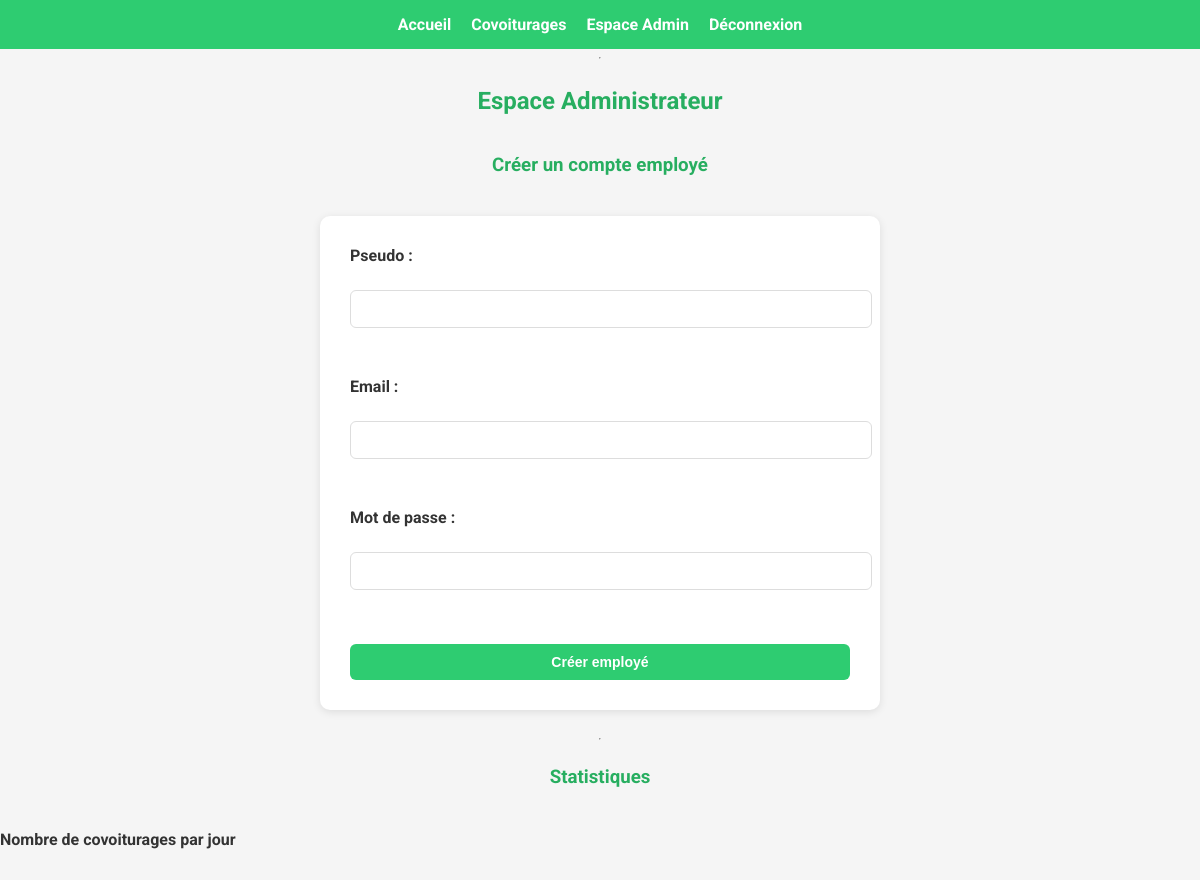
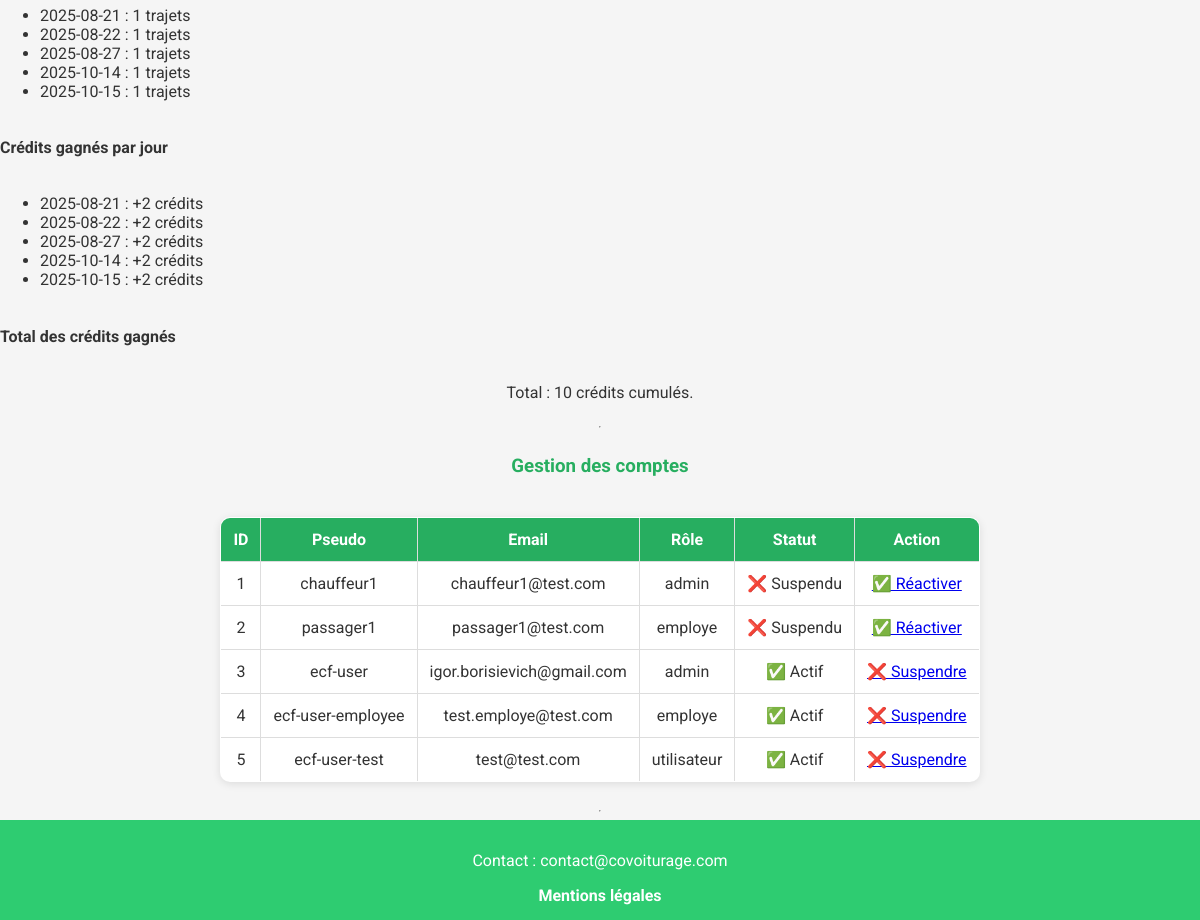
The page /admin.php (signed in) on the database its author committed (2 pictures, top to bottom).
### tables this page shows
CREATE TABLE `users` (
  `id` int NOT NULL,
  `pseudo` varchar(50) NOT NULL,
  `email` varchar(100) NOT NULL,
  `password` varchar(255) NOT NULL,
  `credits` int DEFAULT '20',
  `role` enum('utilisateur','employe','admin') DEFAULT 'utilisateur',
  `created_at` timestamp NULL DEFAULT CURRENT_TIMESTAMP,
  `type_role` enum('passager','chauffeur','les deux') DEFAULT 'passager',
  `suspendu` tinyint(1) DEFAULT '0'
);

### admin.php (the view, shortened to what this page needs)
<?php
include("config/db.php");
include("header.php");
echo "<h2>Espace Administrateur</h2>";
?>
    <h3>Créer un compte employé</h3>
    <form method="post" class="form-container">
        <label>Pseudo :</label><input type="text" name="pseudo" required><br>
        <label>Email :</label><input type="email" name="email" required><br>
        <label>Mot de passe :</label><input type="password" name="password" required><br>
        <button type="submit" name="create_employee">Créer employé</button>
    </form>
    <hr>
    <h3>Statistiques</h3>
    <h4>Nombre de covoiturages par jour</h4>
<?php
$sql = "SELECT date_depart, COUNT(*) as nb_trajets FROM rides GROUP BY date_depart ORDER BY date_depart";
$res = $conn->query($sql);
if ($res->num_rows > 0) {
    echo "<ul>";
    while ($r = $res->fetch_assoc()) {
        echo "<li>{$r['date_depart']} : {$r['nb_trajets']} trajets</li>";
    }
    echo "</ul>";
} else {
    echo "<p>Aucun trajet enregistré.</p>";
}
?>
    <h4>Crédits gagnés par jour</h4>
<?php
$sql = "SELECT date_depart, COUNT(*)*2 as credits_gagnes FROM rides GROUP BY date_depart ORDER BY date_depart";
$res = $conn->query($sql);
if ($res->num_rows > 0) {
    echo "<ul>";
    while ($r = $res->fetch_assoc()) {
        echo "<li>{$r['date_depart']} : +{$r['credits_gagnes']} crédits</li>";
    }
    echo "</ul>";
}
?>
    <h4>Total des crédits gagnés</h4>
<?php
$sql = "SELECT COUNT(*)*2 as total_credits FROM rides";
$res = $conn->query($sql);
$row = $res->fetch_assoc();
echo "<p>Total : {$row['total_credits']} crédits cumulés.</p>";
?>
    <hr>
    <h3>Gestion des comptes</h3>
<?php
$sql = "SELECT id, pseudo, email, role, suspendu FROM users";
$res = $conn->query($sql);
echo "<table border='1' cellpadding='5'>";
echo "<tr><th>ID</th><th>Pseudo</th><th>Email</th><th>Rôle</th><th>Statut</th><th>Action</th></tr>";
while ($u = $res->fetch_assoc()) {
    $status = $u['suspendu'] ? "❌ Suspendu" : "✅ Actif";
    echo "<tr>
            <td>{$u['id']}</td>
            <td>{$u['pseudo']}</td>
            <td>{$u['email']}</td>
            <td>{$u['role']}</td>
            <td>$status</td>
            <td>";
    if ($u['suspendu']) {
        echo "<a href='admin.php?reactiver={$u['id']}'>✅ Réactiver</a>";
    } else {
        echo "<a href='admin.php?suspend={$u['id']}'>❌ Suspendre</a>";
    }
    echo "</td></tr>";
}
echo "</table>";
?>
<?php include("footer.php"); ?>

### css/style.css (style rules this page uses)
html, body { font-family: "Roboto", Arial, sans-serif; background: #f5f5f5; margin: 0; padding: 0; color: #333; height: 100%; display: flex; flex-direction: column; }
h1, h2, h3 { color: #27ae60; text-align: center; margin-bottom: 20px; }
form { width: 90%; max-width: 500px; background: white; padding: 30px; border-radius: 10px; box-shadow: 0 2px 8px rgba(0,0,0,0.1); margin: 20px auto; display: flex; flex-direction: column; gap: 15px; }
form label { font-weight: bold; margin-bottom: 5px; }
input, select, textarea, button { width: 100%; padding: 10px; margin-top: 5px; border: 1px solid #ddd; border-radius: 6px; font-size: 14px; }
button { background: #2ecc71; color: white; font-weight: bold; border: none; cursor: pointer; transition: 0.3s; }
table { border-collapse: collapse; background: white; margin: 20px auto; max-width: 900px; border-radius: 10px; overflow: hidden; box-shadow: 0 2px 8px rgba(0,0,0,0.1); }
table th, table td { padding: 12px; border: 1px solid #ddd; text-align: center; }
table th { background: #27ae60; color: white; }
p { display: flex; justify-content: center; }

### rows shown on the page
users: id "1", pseudo "chauffeur1", email "chauffeur1@test.com", role "admin", suspendu "❌ Suspendu"
users: id "2", pseudo "passager1", email "passager1@test.com", role "employe", suspendu "❌ Suspendu"
users: id "3", pseudo "ecf-user", email "igor.borisievich@gmail.com", role "admin", suspendu "✅ Actif"
users: id "4", pseudo "ecf-user-employee", email "test.employe@test.com", role "employe", suspendu "✅ Actif"
users: id "5", pseudo "ecf-user-test", email "test@test.com", role "utilisateur", suspendu "✅ Actif"

### other values the page prints
$r['date_depart'] "2025-08-21"
$r['nb_trajets'] "1"
$r['date_depart'] "2025-08-22"
$r['date_depart'] "2025-08-27"
$r['date_depart'] "2025-10-14"
$r['date_depart'] "2025-10-15"
$r['credits_gagnes'] "2"
$row['total_credits'] "10"
